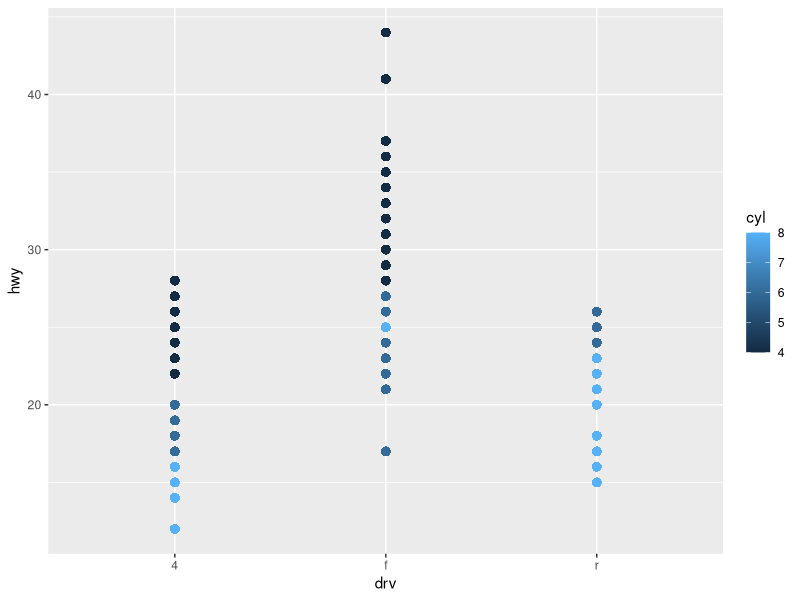
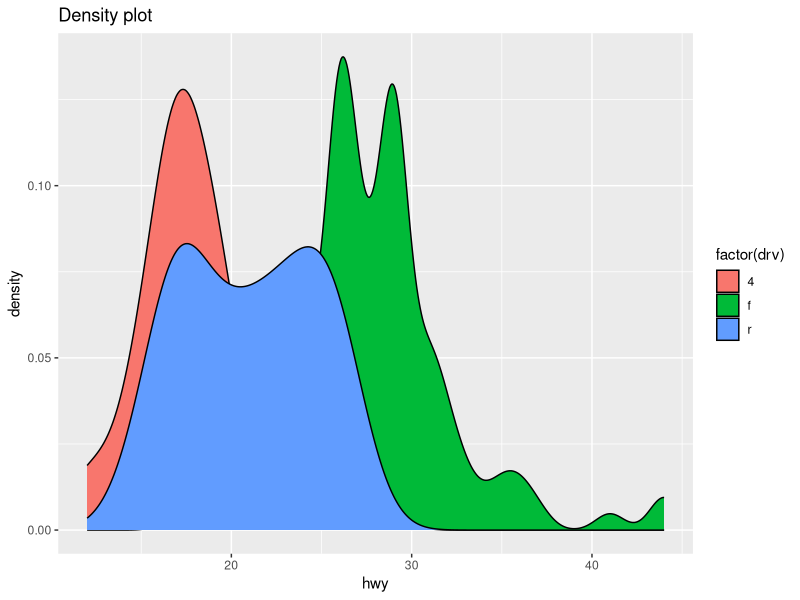
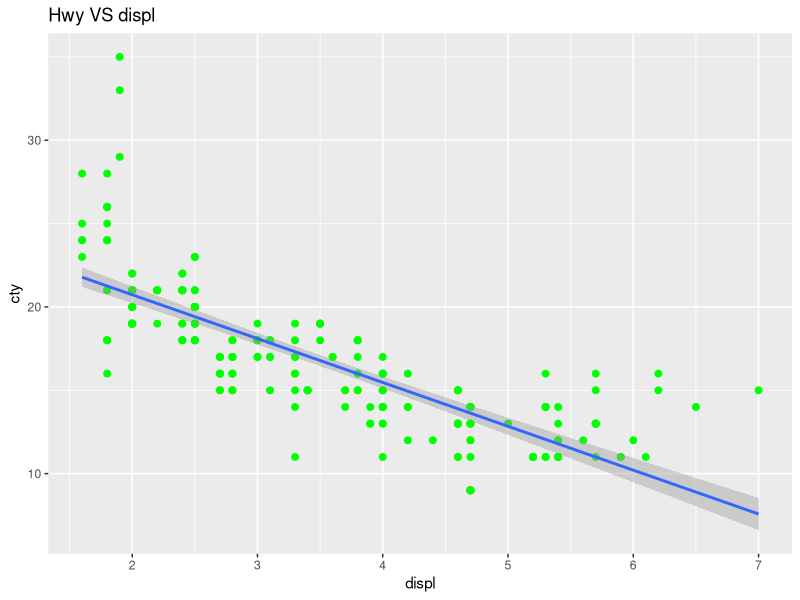
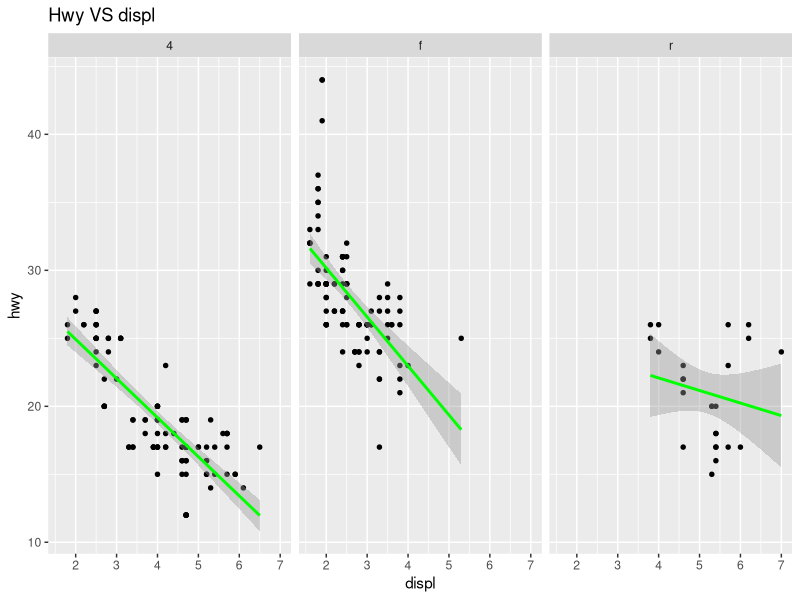

Reproduce these figures in R, in order.
## ---- chunk 1
library(ggplot2)
###dot plot
ggplot(data = mpg,mapping = aes(drv,hwy,color=cyl))+
  geom_point(size=3,shape=16)
###density plot
ggplot(data = mpg,mapping = aes(hwy))+
  geom_density(aes(fill=factor(drv)),size=0.5)+
  labs(title = "Density plot")
###  simple lm smooth
ggplot(data = mpg,mapping = aes(displ,cty))+
  geom_point(color="green",size=2)+
  geom_smooth(method = "lm")+
  labs(title="Hwy VS displ")
### facet wrap using
ggplot(mpg, aes(displ, hwy)) +
  geom_point(size=1.2) +
  geom_smooth(color="green",method = "lm") +
  facet_wrap(~drv)+
  labs(title="Hwy VS displ")
           


